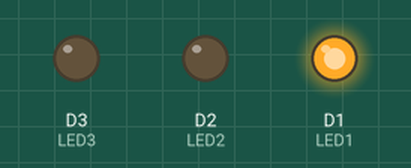
This sketch was run on a simulated ESP8266 (NodeMCU). Parts: output pins drawn as LEDs (lit = HIGH).

Above: at 0.5 s.
At 1.5 s:
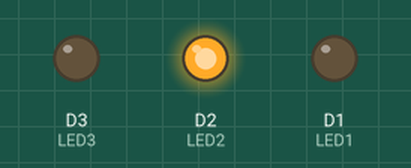
At 5.5 s:
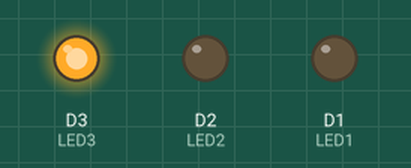
Timing chart, 0 to 6.9 s (numbered marks = the images above):
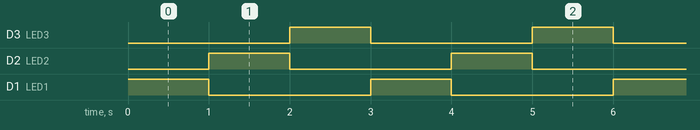

Measured:
- by itself, D3 (LED3), D2 (LED2), D1 (LED1): alternates HIGH for 1.0 s and LOW for 2.0 s
- by itself, everything shown: repeats every 3.0 s, in 3 steps

The sketch:

TrafficSignal.ino
```cpp
#define LED1 D1
#define LED2 D2
#define LED3 D3
void setup() {
 pinMode(LED1, OUTPUT);
 pinMode(LED2, OUTPUT);
 pinMode(LED3, OUTPUT);
}
void loop() {
 digitalWrite(LED1, HIGH);
 digitalWrite(LED2, LOW);
 digitalWrite(LED3, LOW);
 delay(1000);
 digitalWrite(LED1, LOW);
 digitalWrite(LED2, HIGH);
 digitalWrite(LED3, LOW);
 delay(1000);
 digitalWrite(LED1, LOW);
 digitalWrite(LED2, LOW);
 digitalWrite(LED3, HIGH);
 delay(1000);
}
```
